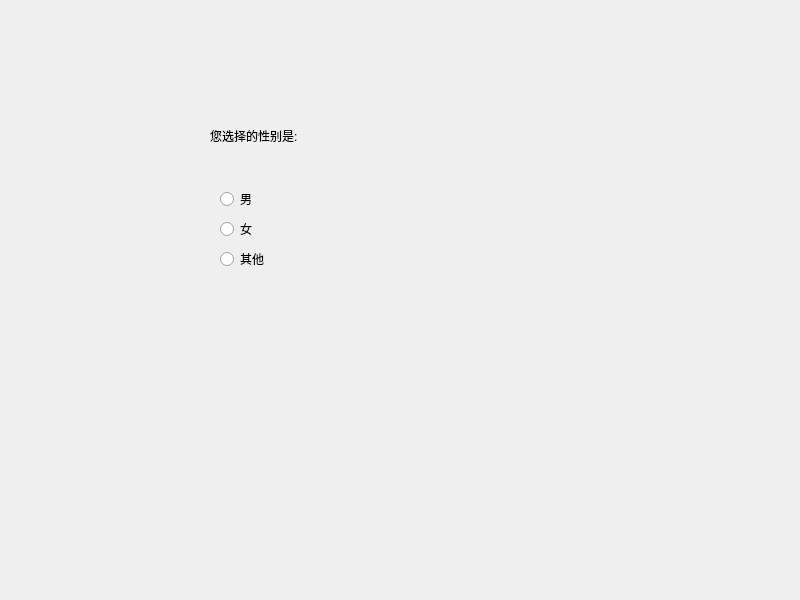
<?xml version="1.0" encoding="UTF-8"?>
<ui version="4.0">
 <class>Widget</class>
 <widget class="QWidget" name="Widget">
  <property name="geometry">
   <rect>
    <x>0</x>
    <y>0</y>
    <width>800</width>
    <height>600</height>
   </rect>
  </property>
  <property name="windowTitle">
   <string>Widget</string>
  </property>
  <widget class="QRadioButton" name="radioButton_male">
   <property name="geometry">
    <rect>
     <x>220</x>
     <y>190</y>
     <width>91</width>
     <height>18</height>
    </rect>
   </property>
   <property name="text">
    <string>男</string>
   </property>
  </widget>
  <widget class="QRadioButton" name="radioButton_female">
   <property name="geometry">
    <rect>
     <x>220</x>
     <y>220</y>
     <width>91</width>
     <height>18</height>
    </rect>
   </property>
   <property name="text">
    <string>女</string>
   </property>
  </widget>
  <widget class="QRadioButton" name="radioButton_other">
   <property name="geometry">
    <rect>
     <x>220</x>
     <y>250</y>
     <width>91</width>
     <height>18</height>
    </rect>
   </property>
   <property name="text">
    <string>其他</string>
   </property>
  </widget>
  <widget class="QLabel" name="label">
   <property name="geometry">
    <rect>
     <x>210</x>
     <y>110</y>
     <width>271</width>
     <height>51</height>
    </rect>
   </property>
   <property name="text">
    <string>您选择的性别是: </string>
   </property>
  </widget>
 </widget>
 <resources/>
 <connections/>
</ui>
